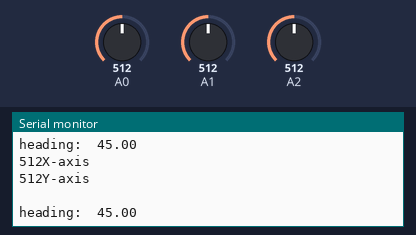
The sketch below on a simulated Arduino Uno, built with avr-gcc and run on an emulated ATmega328P. On the bench: the last lines printed to the serial monitor. The test bench sets the inputs (shaded band); at power-on: A0 = 512, A1 = 512, A2 = 512.

Above: at 5.8 s.
5.9 s: A0 set to 716
At 11.1 s:
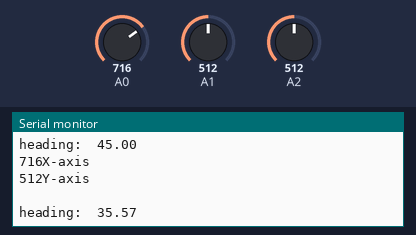
11.9 s: A1 set to 716
At 16.1 s:
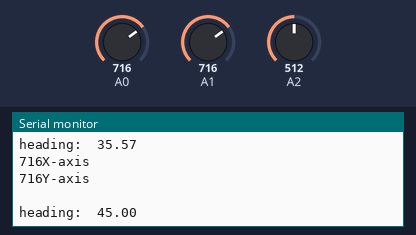
17.9 s: A0 set to 900
At 21.2 s:
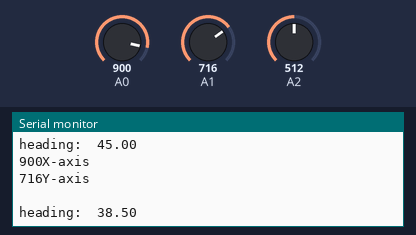
23.9 s: A1 set to 900
At 26.2 s:
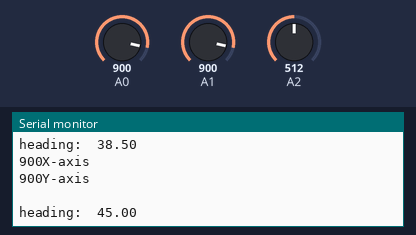
Timing chart, 0 to 27.7 s (numbered marks = the images above; inputs shaded):
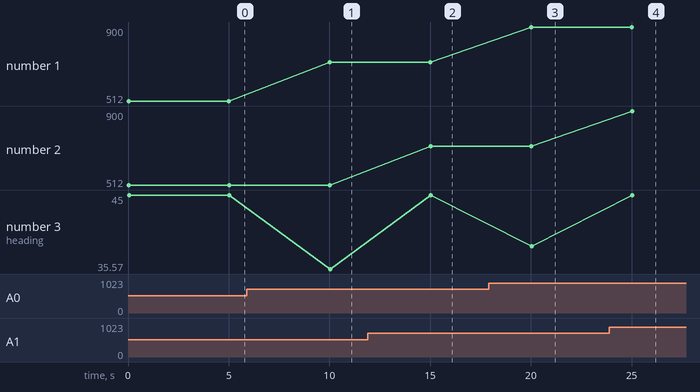

Measured:
- after the input at 5.9 s, the serial monitor: prints a new line after 4.1 s (image 1)
- after the input at 11.9 s, the serial monitor: prints a new line after 3.1 s (image 2)
- after the input at 17.9 s, the serial monitor: prints a new line after 2.1 s (image 3)
- after the input at 23.9 s, the serial monitor: prints a new line after 1.1 s (image 4)
- plotted number 1: 512 → 716 after the input at 5.9 s, 716 → 900 after the input at 17.9 s
- plotted number 3: 45 → 35.57 after the input at 5.9 s, 35.57 → 45 after the input at 11.9 s, 45 → 38.5 after the input at 17.9 s, 38.5 → 45 after the input at 23.9 s

The sketch:

magnemeter_1.ino
```cpp
#include <Wire.h>

void setup() {

   Wire.begin();
   Serial.begin(9600); // put your setup code here, to run once:
  Serial.println("Initializing 12C devices");

}

void loop() {
  int x_value;
  int y_value;
  int z_value;
  x_value=analogRead(0);
  y_value=analogRead(1);
  z_value=analogRead(2);

  Serial.print(x_value);
  Serial.println("X-axis");
    Serial.print( y_value);
  Serial.println("Y-axis");

  // Serial.print( z_value);
 // Serial.println("Z-axis");


  Serial.println("  ");
    float heading = atan2( y_value, x_value);

    Serial.print("heading:\t");
    Serial.println(heading * 180/M_PI);


   delay(5000);


}
```
